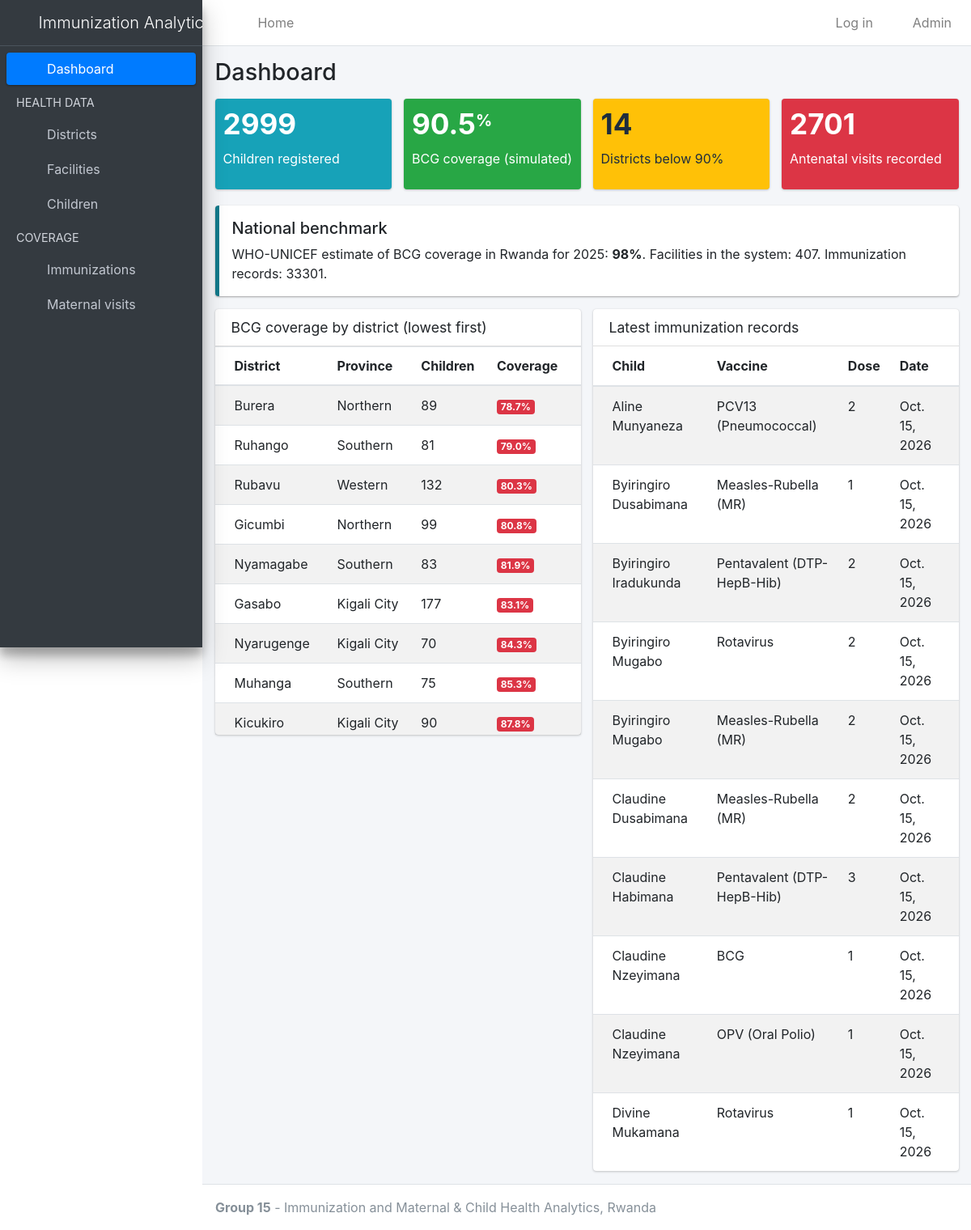
The page / on the database its author committed.
### coverage/models.py (models this page shows, shortened)
class NationalCoverage(models.Model):
    vaccine = models.ForeignKey(Vaccine, on_delete=models.CASCADE, related_name='national_coverage')
    indicator = models.CharField(max_length=10, help_text='WUENIC indicator code, e.g. DTP3, MCV1')
    year = models.PositiveSmallIntegerField()
    coverage_percent = models.PositiveSmallIntegerField(validators=[MaxValueValidator(100)])
    class Meta:
        ordering = ['indicator', 'year']
        verbose_name_plural = 'national coverage'
        constraints = [
            models.UniqueConstraint(fields=['indicator', 'year'], name='unique_indicator_year')
        ]

class ImmunizationRecord(models.Model):
    child = models.ForeignKey(Child, on_delete=models.CASCADE, related_name='immunizations')
    vaccine = models.ForeignKey(Vaccine, on_delete=models.PROTECT, related_name='records')
    facility = models.ForeignKey(HealthFacility, on_delete=models.PROTECT, related_name='immunizations')
    date_given = models.DateField()
    dose_number = models.PositiveSmallIntegerField(default=1)
    class Meta:
        ordering = ['-date_given']
        constraints = [
            models.UniqueConstraint(
                fields=['child', 'vaccine', 'dose_number'],
                name='unique_child_vaccine_dose',
            )
        ]

### health_data/models.py (models this page shows, shortened)
class District(models.Model):
    PROVINCE_CHOICES = [
        ('Kigali City', 'Kigali City'),
        ('Southern', 'Southern'),
        ('Western', 'Western'),
        ('Northern', 'Northern'),
        ('Eastern', 'Eastern'),
    ]
    name = models.CharField(max_length=100, unique=True)
    province = models.CharField(max_length=20, choices=PROVINCE_CHOICES)
    population = models.PositiveIntegerField(default=0)
    children_0_17 = models.PositiveIntegerField(default=0)
    class Meta:
        ordering = ['name']

class Child(models.Model):
    SEX_CHOICES = [
        ('F', 'Female'),
        ('M', 'Male'),
    ]
    full_name = models.CharField(max_length=150)
    date_of_birth = models.DateField()
    sex = models.CharField(max_length=1, choices=SEX_CHOICES)
    district = models.ForeignKey(District, on_delete=models.CASCADE, related_name='children')
    class Meta:
        ordering = ['full_name']
        verbose_name_plural = 'children'

class Vaccine(models.Model):
    name = models.CharField(max_length=100, unique=True)
    recommended_age_months = models.PositiveSmallIntegerField(default=0)
    doses_required = models.PositiveSmallIntegerField(default=1)
    class Meta:
        ordering = ['name']

### coverage/views.py (the view)
# urls.py: path('', views.dashboard, name='dashboard'),
def dashboard(request):
    total_children = Child.objects.count()
    bcg_given = ImmunizationRecord.objects.filter(
        vaccine__name='BCG', dose_number=1
    ).count()
    overall_rate = round(100 * bcg_given / total_children, 1) if total_children else 0
    districts = District.objects.annotate(
        child_total=Count('children', distinct=True),
        bcg_total=Count(
            'children__immunizations',
            filter=Q(
                children__immunizations__vaccine__name='BCG',
                children__immunizations__dose_number=1,
            ),
        ),
    )
    district_rows = []
    for d in districts:
        rate = round(100 * d.bcg_total / d.child_total, 1) if d.child_total else 0
        district_rows.append({
            'name': d.name,
            'province': d.province,
            'children': d.child_total,
            'rate': rate,
            'below_target': rate < COVERAGE_TARGET,
        })
    district_rows.sort(key=lambda row: row['rate'])
    below_target = sum(1 for row in district_rows if row['below_target'])
    national_bcg = NationalCoverage.objects.filter(indicator='BCG').order_by('-year').first()
    recent_records = ImmunizationRecord.objects.select_related(
        'child', 'vaccine', 'facility'
    )[:10]
    context = {
        'total_children': total_children,
        'total_records': ImmunizationRecord.objects.count(),
        'total_facilities': HealthFacility.objects.count(),
        'total_visits': MaternalVisit.objects.count(),
        'overall_rate': overall_rate,
        'below_target': below_target,
        'target': COVERAGE_TARGET,
        'national_bcg': national_bcg,
        'district_rows': district_rows,
        'recent_records': recent_records,
    }
    return render(request, 'coverage/dashboard.html', context)

### templates/coverage/dashboard.html (shortened to what this page needs)
{% extends 'base.html' %}
{% block page_title %}Dashboard{% endblock %}
{% block content %}
<div class="row">
  <div class="col-lg-3 col-6">
    <div class="small-box bg-info">
      <div class="inner"><h3>{{ total_children }}</h3><p>Children registered</p></div>
      <div class="icon"><i class="fas fa-child"></i></div>
    </div>
  </div>
  <div class="col-lg-3 col-6">
    <div class="small-box bg-success">
      <div class="inner"><h3>{{ overall_rate }}<sup style="font-size: 20px">%</sup></h3><p>BCG coverage (simulated)</p></div>
      <div class="icon"><i class="fas fa-syringe"></i></div>
    </div>
  </div>
  <div class="col-lg-3 col-6">
    <div class="small-box bg-warning">
      <div class="inner"><h3>{{ below_target }}</h3><p>Districts below {{ target }}%</p></div>
      <div class="icon"><i class="fas fa-exclamation-triangle"></i></div>
    </div>
  </div>
  <div class="col-lg-3 col-6">
    <div class="small-box bg-danger">
      <div class="inner"><h3>{{ total_visits }}</h3><p>Antenatal visits recorded</p></div>
      <div class="icon"><i class="fas fa-baby"></i></div>
    </div>
  </div>
</div>
{% if national_bcg %}
<div class="callout callout-info">
  <h5>National benchmark</h5>
  <p>WHO-UNICEF estimate of BCG coverage in Rwanda for {{ national_bcg.year }}: <strong>{{ national_bcg.coverage_percent }}%</strong>.
     Facilities in the system: {{ total_facilities }}. Immunization records: {{ total_records }}.</p>
</div>
{% endif %}
<div class="row">
  <div class="col-lg-6">
    <div class="card">
      <div class="card-header"><h3 class="card-title">BCG coverage by district (lowest first)</h3></div>
      <div class="card-body table-responsive p-0" style="max-height: 480px;">
        <table class="table table-striped table-head-fixed">
          <thead>
            <tr><th>District</th><th>Province</th><th>Children</th><th>Coverage</th></tr>
          </thead>
          <tbody>
            {% for row in district_rows %}
            <tr>
              <td>{{ row.name }}</td>
              <td>{{ row.province }}</td>
              <td>{{ row.children }}</td>
              <td>
                <span class="badge {% if row.below_target %}bg-danger{% else %}bg-success{% endif %}">{{ row.rate }}%</span>
              </td>
            </tr>
            {% endfor %}
          </tbody>
        </table>
      </div>
    </div>
  </div>
  <div class="col-lg-6">
    <div class="card">
      <div class="card-header"><h3 class="card-title">Latest immunization records</h3></div>
      <div class="card-body table-responsive p-0">
        <table class="table table-striped">
          <thead>
            <tr><th>Child</th><th>Vaccine</th><th>Dose</th><th>Date</th></tr>
          </thead>
          <tbody>
            {% for record in recent_records %}
            <tr>
              <td>{{ record.child.full_name }}</td>
              <td>{{ record.vaccine.name }}</td>
              <td>{{ record.dose_number }}</td>
              <td>{{ record.date_given }}</td>
            </tr>
            {% empty %}
            <tr><td colspan="4">No records yet.</td></tr>
            {% endfor %}
          </tbody>
        </table>
      </div>
    </div>
  </div>
</div>
{% endblock %}

### templates/base.html (shortened to what this page needs)
{% load static %}
<!DOCTYPE html>
<html lang="en">
<head>
  <link rel="stylesheet" href="{% static 'adminlte/plugins/fontawesome-free/css/all.min.css' %}">
  <link rel="stylesheet" href="{% static 'adminlte/dist/css/adminlte.min.css' %}">
</head>
<body class="hold-transition sidebar-mini layout-fixed">
<div class="wrapper">
  <nav class="main-header navbar navbar-expand navbar-white navbar-light">
    <ul class="navbar-nav">
      <li class="nav-item">
        <a class="nav-link" data-widget="pushmenu" href="#" role="button"><i class="fas fa-bars"></i></a>
      </li>
      <li class="nav-item d-none d-sm-inline-block">
        <a href="{% url 'coverage:dashboard' %}" class="nav-link">Home</a>
      </li>
    </ul>
    <ul class="navbar-nav ml-auto">
      {% if user.is_authenticated %}
      <li class="nav-item">
        <span class="nav-link"><i class="fas fa-user"></i> {{ user.username }}</span>
      </li>
      <li class="nav-item">
        <form method="post" action="{% url 'logout' %}" class="form-inline">
          {% csrf_token %}
          <button type="submit" class="btn btn-link nav-link">Log out</button>
        </form>
      </li>
      {% else %}
      <li class="nav-item">
        <a href="{% url 'login' %}" class="nav-link"><i class="fas fa-sign-in-alt"></i> Log in</a>
      </li>
      {% endif %}
      <li class="nav-item">
        <a href="/admin/" class="nav-link"><i class="fas fa-user-cog"></i> Admin</a>
      </li>
    </ul>
  </nav>
  <aside class="main-sidebar sidebar-dark-primary elevation-4">
    <a href="{% url 'coverage:dashboard' %}" class="brand-link">
      <i class="fas fa-syringe brand-image" style="margin-left: 1rem;"></i>
      <span class="brand-text font-weight-light">Immunization Analytics</span>
    </a>
    <div class="sidebar">
      <nav class="mt-2">
        <ul class="nav nav-pills nav-sidebar flex-column" data-widget="treeview" role="menu">
          <li class="nav-item">
            <a href="{% url 'coverage:dashboard' %}"
               class="nav-link {% if request.resolver_match.url_name == 'dashboard' %}active{% endif %}">
              <i class="nav-icon fas fa-tachometer-alt"></i>
              <p>Dashboard</p>
            </a>
          </li>
          <li class="nav-header">HEALTH DATA</li>
          <li class="nav-item">
            <a href="{% url 'health_data:district_list' %}"
               class="nav-link {% if 'district' in request.resolver_match.url_name %}active{% endif %}">
              <i class="nav-icon fas fa-map-marked-alt"></i>
              <p>Districts</p>
            </a>
          </li>
          <li class="nav-item">
            <a href="{% url 'health_data:facility_list' %}"
               class="nav-link {% if 'facility' in request.resolver_match.url_name %}active{% endif %}">
              <i class="nav-icon fas fa-hospital"></i>
              <p>Facilities</p>
            </a>
          </li>
          <li class="nav-item">
            <a href="{% url 'health_data:child_list' %}"
               class="nav-link {% if 'child' in request.resolver_match.url_name %}active{% endif %}">
              <i class="nav-icon fas fa-child"></i>
              <p>Children</p>
            </a>
          </li>
          <li class="nav-header">COVERAGE</li>
          <li class="nav-item">
            <a href="{% url 'coverage:record_list' %}"
               class="nav-link {% if 'record' in request.resolver_match.url_name %}active{% endif %}">
              <i class="nav-icon fas fa-syringe"></i>
              <p>Immunizations</p>
            </a>
          </li>
          <li class="nav-item">
            <a href="{% url 'coverage:visit_list' %}"
               class="nav-link {% if 'visit' in request.resolver_match.url_name %}active{% endif %}">
              <i class="nav-icon fas fa-baby"></i>
              <p>Maternal visits</p>
            </a>
          </li>
        </ul>
      </nav>
    </div>
  </aside>
  <div class="content-wrapper">
    <section class="content-header">
      <div class="container-fluid">
        <h1>{% block page_title %}{% endblock %}</h1>
      </div>
    </section>
    <section class="content">
      <div class="container-fluid">
        {% block content %}{% endblock %}
      </div>
    </section>
  </div>
  <footer class="main-footer">
    <strong>Group 15</strong> - Immunization and Maternal &amp; Child Health Analytics, Rwanda
  </footer>
</div>
</body>
</html>

### rows shown on the page
NationalCoverage: year "2025", coverage_percent "98"
District: name "Burera", province "Northern"
District: name "Ruhango", province "Southern"
District: name "Rubavu", province "Western"
District: name "Gicumbi", province "Northern"
District: name "Nyamagabe", province "Southern"
District: name "Gasabo", province "Kigali City"
District: name "Nyarugenge", province "Kigali City"
District: name "Muhanga", province "Southern"
District: name "Kicukiro", province "Kigali City"
ImmunizationRecord: child.full_name "Aline Munyaneza", vaccine.name "PCV13 (Pneumococcal)", dose_number "2", date_given "Oct. 15, 2026"
ImmunizationRecord: child.full_name "Byiringiro Dusabimana", vaccine.name "Measles-Rubella (MR)", dose_number "1", date_given "Oct. 15, 2026"
ImmunizationRecord: child.full_name "Byiringiro Iradukunda", vaccine.name "Pentavalent (DTP-HepB-Hib)", dose_number "2", date_given "Oct. 15, 2026"
ImmunizationRecord: child.full_name "Byiringiro Mugabo", vaccine.name "Rotavirus", dose_number "2", date_given "Oct. 15, 2026"
ImmunizationRecord: child.full_name "Byiringiro Mugabo", vaccine.name "Measles-Rubella (MR)", dose_number "2", date_given "Oct. 15, 2026"
ImmunizationRecord: child.full_name "Claudine Dusabimana", vaccine.name "Measles-Rubella (MR)", dose_number "2", date_given "Oct. 15, 2026"
ImmunizationRecord: child.full_name "Claudine Habimana", vaccine.name "Pentavalent (DTP-HepB-Hib)", dose_number "3", date_given "Oct. 15, 2026"
ImmunizationRecord: child.full_name "Claudine Nzeyimana", vaccine.name "BCG", dose_number "1", date_given "Oct. 15, 2026"
ImmunizationRecord: child.full_name "Claudine Nzeyimana", vaccine.name "OPV (Oral Polio)", dose_number "1", date_given "Oct. 15, 2026"

### other values the page prints
{{ total_children }} "2999"
{{ overall_rate }} "90.5"
{{ below_target }} "14"
{{ target }} "90"
{{ total_visits }} "2701"
{{ total_facilities }} "407"
{{ total_records }} "33301"
{{ row.children }} "89" "81" "132" "99" "83" "177" "70" "75" "90"
{{ row.rate }} "78.7" "79.0" "80.3" "80.8" "81.9" "83.1" "84.3" "85.3" "87.8"
